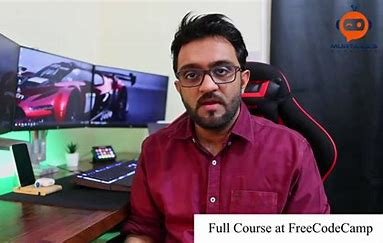
//> input picture Murtaza_teacher.jpg, 383 x 243 px
$ ./connected_components_trackbar Murtaza_teacher.jpg   (built with g++ and OpenCV 4)
//> lines starting //> are read from the running program, lines starting //| are printed output that depends on the picture; after the words box and inside, x2 and y2 are one past the last pixel; in counts of white or black regions, pixels touching at a corner belong together
#include <opencv2/core/utility.hpp>
#include "opencv2/imgproc.hpp"
#include "opencv2/imgcodecs.hpp"
#include "opencv2/highgui.hpp"
#include <iostream>
using namespace cv;
using namespace std;
Mat img;
int threshval = 100;
static void on_trackbar(int, void*)
{
    Mat bw = threshval < 128 ? (img < threshval) : (img > threshval);
    Mat labelImage(img.size(), CV_32S);
    int nLabels = connectedComponents(bw, labelImage, 8);
    std::vector<Vec3b> colors(nLabels);
    colors[0] = Vec3b(0, 0, 0);//background
    for(int label = 1; label < nLabels; ++label){
        colors[label] = Vec3b( (rand()&255), (rand()&255), (rand()&255) );
    }
    Mat dst(img.size(), CV_8UC3);
    for(int r = 0; r < dst.rows; ++r){
        for(int c = 0; c < dst.cols; ++c){
            int label = labelImage.at<int>(r, c);
            Vec3b &pixel = dst.at<Vec3b>(r, c);
            pixel = colors[label];
         }
     }
    imshow( "Connected Components", dst );
}
int main( int argc, const char** argv )
{
    CommandLineParser parser(argc, argv, "{@image|stuff.jpg|image for converting to a grayscale}");
    parser.about("\nThis program demonstrates connected components and use of the trackbar\n");
    parser.printMessage();
    cout << "\nThe image is converted to grayscale and displayed, another image has a trackbar\n"
            "that controls thresholding and thereby the extracted contours which are drawn in color\n";
    String inputImage = parser.get<string>(0);
    img = imread(samples::findFile(inputImage), IMREAD_GRAYSCALE);
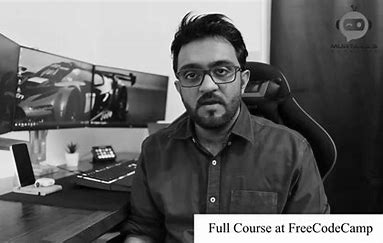
//> img: 243 rows x 383 cols, CV_8UC1; min 0, max 255, mean 101.2
    if(img.empty())
    {
        cout << "Could not read input image file: " << inputImage << endl;
        return EXIT_FAILURE;
    }
    imshow( "Image", img );
    namedWindow( "Connected Components", WINDOW_AUTOSIZE);
    createTrackbar( "Threshold", "Connected Components", &threshval, 255, on_trackbar );
    on_trackbar(threshval, 0);
//> in on_trackbar, `Mat bw = threshval < 128 ? (img < threshval) : (img > threshval);`:
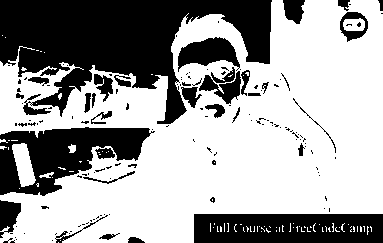
//> bw: 243 rows x 383 cols, CV_8UC1; 63.1% white; 144 black regions (110 under 20 px), largest, box (x1, y1, x2, y2) and area: (0, 0, 272, 124) 17469, (0, 127, 155, 196) 5649, (194, 214, 383, 243) 5177
//> in on_trackbar, `int nLabels = connectedComponents(bw, labelImage, 8);`:
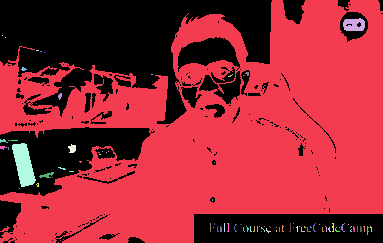
//> labelImage: 243 rows x 383 cols, CV_32SC1; 89 distinct labels, from 0 to 88; one colour per label, 0 black
//> in on_trackbar, `int nLabels = connectedComponents(bw, labelImage, 8);`: nLabels = 89
//> the loop in on_trackbar, `for(int label = 1; label < nLabels; ++label)` made 88 passes
//> in on_trackbar, `imshow( "Connected Components", dst );`:
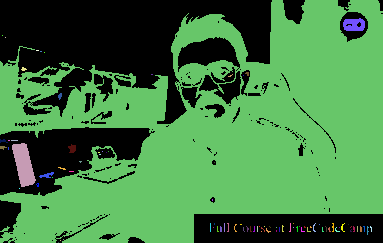
//> window 'Connected Components': 243 rows x 383 cols, CV_8UC3; mean B, G, R 67.3, 123.9, 65.9
    waitKey(0);
    return EXIT_SUCCESS;
}
